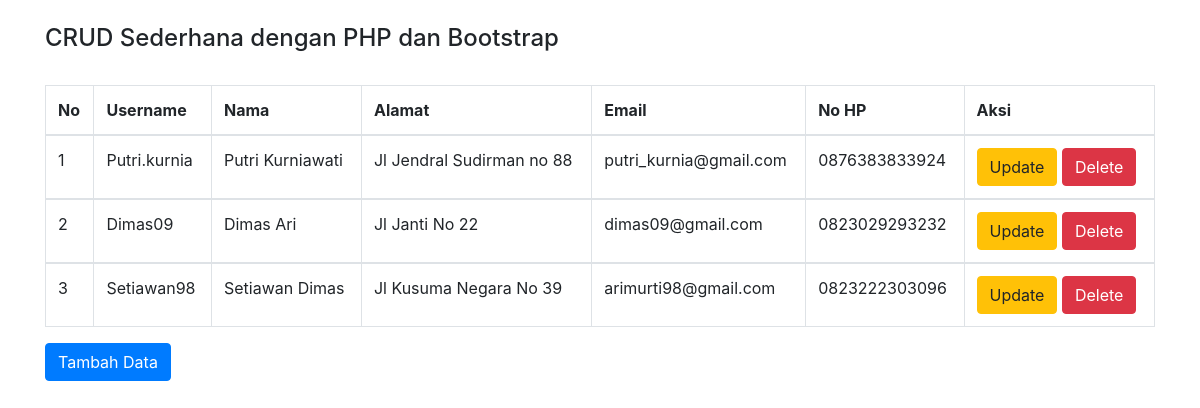
Before: / with the older database file.
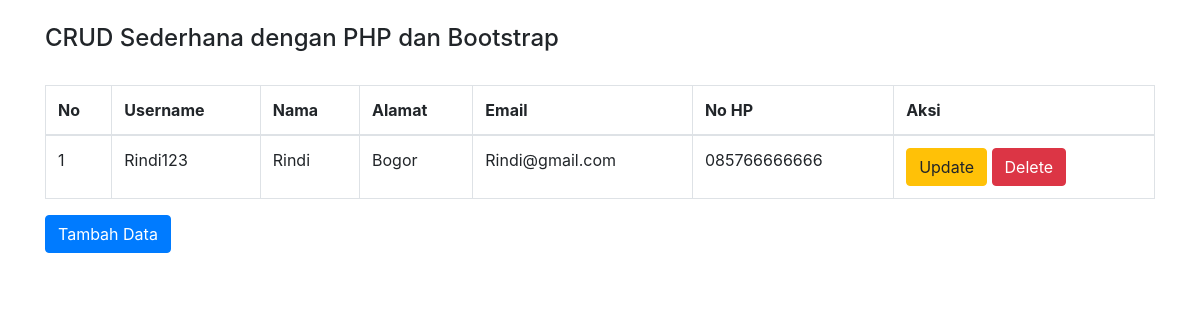
After: the same page with the newer database file.
### tables this page shows
CREATE TABLE `anggota` (
  `id_anggota` int(11) NOT NULL,
  `username` varchar(30) NOT NULL,
  `nama` varchar(50) DEFAULT NULL,
  `alamat` varchar(50) DEFAULT NULL,
  `email` varchar(30) DEFAULT NULL,
  `no_hp` char(13) DEFAULT NULL,
  `password` varchar(200) DEFAULT NULL
);

### index.php (the view, shortened to what this page needs)
<!DOCTYPE html>
<html>
<head>
    <link rel="stylesheet" href="bootstrap/css/bootstrap.min.css">
</head>
<body>
<div class="container">
    <br>
    <h4>CRUD Sederhana dengan PHP dan Bootstrap</h4>
    <table class="table table-bordered table-hover">
        <br>
        <thead>
        <tr>
            <th>No</th>
            <th>Username</th>
            <th>Nama</th>
            <th>Alamat</th>
            <th>Email</th>
            <th>No HP</th>
            <th colspan='2'>Aksi</th>
        </tr>
        </thead>
        <?php
        include "koneksi.php";
        $sql="select * from anggota order by id_anggota desc";
        $hasil=mysqli_query($kon,$sql);
        $no=0;
        while ($data = mysqli_fetch_array($hasil)) {
            $no++;
            ?>
            <tbody>
            <tr>
                <td><?php echo $no;?></td>
                <td><?php echo $data["username"]; ?></td>
                <td><?php echo $data["nama"];   ?></td>
                <td><?php echo $data["alamat"];   ?></td>
                <td><?php echo $data["email"];   ?></td>
                <td><?php echo $data["no_hp"];   ?></td>
                <td>
                    <a href="update.php?id_anggota=<?php echo htmlspecialchars($data['id_anggota']); ?>" class="btn btn-warning" role="button">Update</a>
                    <a href="<?php echo htmlspecialchars($_SERVER["PHP_SELF"]);?>?id_anggota=<?php echo $data['id_anggota']; ?>" class="btn btn-danger" role="button">Delete</a>
                </td>
            </tr>
            </tbody>
            <?php
        }
        ?>
    </table>
    <a href="create.php" class="btn btn-primary" role="button">Tambah Data</a>
</div>
</body>
</html>

Changed rows visible on the page:
removed anggota: username "Putri.kurnia", nama "Putri Kurniawati", alamat "Jl Jendral Sudirman no 88", email "putri_kurnia@gmail.com", no_hp "0876383833924"
removed anggota: username "Dimas09", nama "Dimas Ari", alamat "Jl Janti No 22", email "dimas09@gmail.com", no_hp "0823029293232"
removed anggota: username "Setiawan98", nama "Setiawan Dimas", alamat "Jl Kusuma Negara No 39", email "arimurti98@gmail.com", no_hp "0823222303096"
added anggota: username "Rindi123", nama "Rindi", alamat "Bogor", email "Rindi@gmail.com", no_hp "085766666666"
